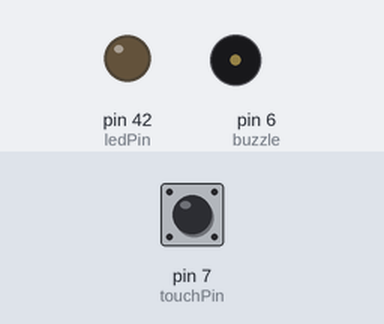
A sketch run on a simulated Arduino Mega 2560, built with avr-gcc and run on an emulated ATmega2560. Parts: output pins drawn as LEDs (lit = HIGH), buzzer (waves = sounding, pin HIGH). Inputs (shaded band) come from the test bench; at power-on: pin 7 (touchPin) LOW.

Above: at 1.2 s.
1.3 s: pin 7 (touchPin) pulled HIGH for 0.15 s
At 1.47 s:
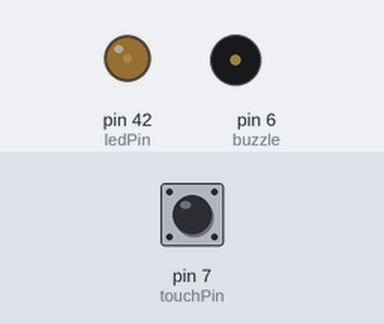
3.0 s: pin 7 (touchPin) pulled HIGH for 1 s
At 3.7 s:
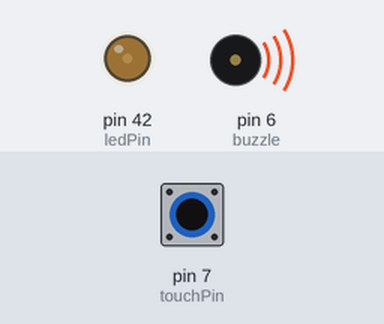
5.5 s: pin 7 (touchPin) pulled HIGH for 3.2 s
At 9.2 s:
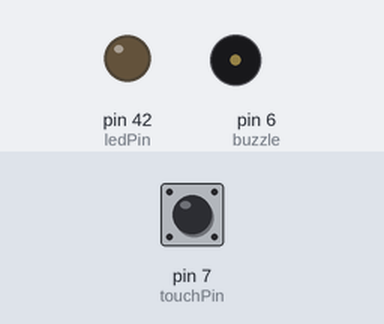
Timing chart, 0 to 10.7 s (numbered marks = the images above; inputs shaded):
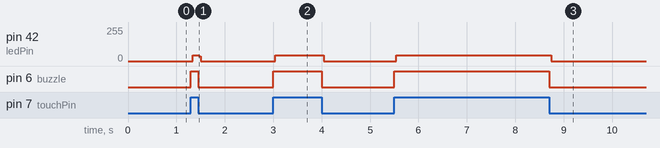

The sketch:

Touch_Led_Buzzle_Sensor.ino
```cpp
const int touchPin = 7; // Pin connected to the touch sensor
const int ledPin = 42;  // Pin connected to the LED
const int buzzle=6;

void setup() {
  pinMode(ledPin, OUTPUT);
  pinMode(touchPin, INPUT);
  pinMode(buzzle,OUTPUT);
  Serial.begin(9600);
}

void loop() {
  int touchValue = digitalRead(touchPin);

  if (touchValue == HIGH) {
    digitalWrite(ledPin, HIGH);  // Turn on the LED

    digitalWrite(ledPin, LOW);   // Turn off the LED

  }
    if (touchValue == HIGH)
{
  digitalWrite(buzzle,HIGH);

}
else{
   digitalWrite(buzzle,LOW);


  }

}
```

Measured:
- after the input at 1.3 s, pin 42 (ledPin): 0/255 → 45/255 at once, → 0/255 0.12 s later; pin 6 (buzzle): LOW → HIGH at once, → LOW 0.15 s later
- after the input at 3.0 s, pin 42 (ledPin): 0/255 → 45/255 at once, → 0/255 1.0 s later; pin 6 (buzzle): LOW → HIGH at once, → LOW 1.0 s later
- after the input at 5.5 s, pin 42 (ledPin): 0/255 → 45/255 at once, → 0/255 3.2 s later; pin 6 (buzzle): LOW → HIGH at once, → LOW 3.2 s later
